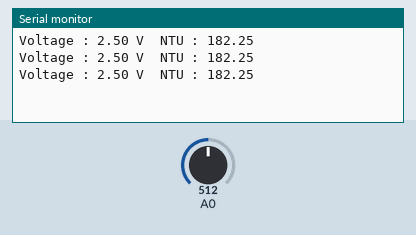
Simulated run of this sketch. Board: Arduino Uno, built with avr-gcc and run on an emulated ATmega328P. Parts: the last lines printed to the serial monitor. The test bench sets the inputs (shaded band); at power-on: A0 = 512.

Above: at 1.3 s.
1.4 s: A0 set to 716
At 1.9 s:
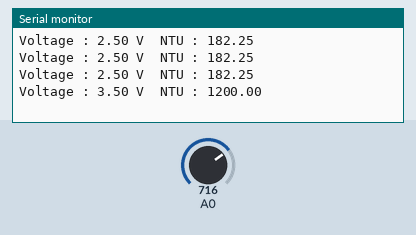
2.9 s: A0 set to 900
At 3.4 s:
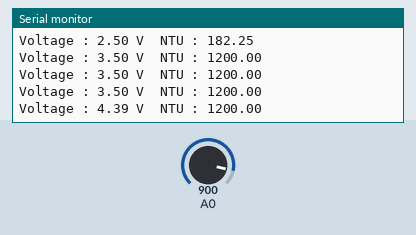
Timing chart, 0 to 5.9 s (numbered marks = the images above; inputs shaded):
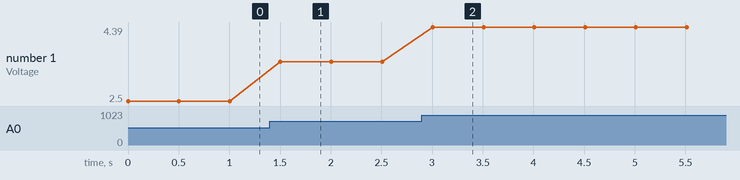

The sketch:

turbidite_calbire.ino
```cpp
void setup() {
  Serial.begin(9600);
}

void loop() {
  int sensorValue = analogRead(A0);
  float voltage = sensorValue * (5.0 / 1024.0);

  // Formule de conversion calibrée par tes mesures
 // float ntu = -992.56 * voltage + 2084.38;
  float ntu = 895.8 * voltage * voltage - 3667.86 * voltage + 3753.15;
  ntu = constrain(ntu, 0, 1200); // Limiter à la plage utile


  Serial.print("Voltage : ");
  Serial.print(voltage);
  Serial.print(" V\tNTU : ");
  Serial.println(ntu);

  delay(500);
}
```

Measured:
- after the input at 1.4 s, the serial monitor: prints a new line after 0.10 s (image 1)
- after the input at 2.9 s, the serial monitor: prints a new line after 0.11 s (image 2)
- plotted number 1: 2.5 → 3.5 after the input at 1.4 s, 3.5 → 4.39 after the input at 2.9 s
